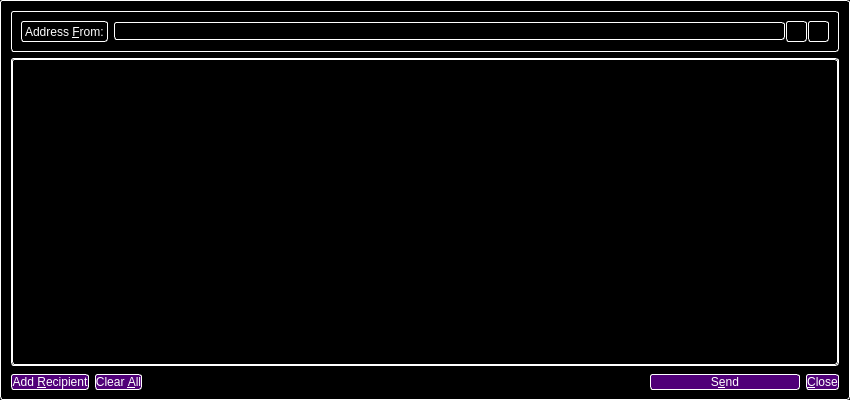
<?xml version="1.0" encoding="UTF-8"?>
<ui version="4.0">
 <class>SendMessagesDialog</class>
 <widget class="QDialog" name="SendMessagesDialog">
  <property name="geometry">
   <rect>
    <x>0</x>
    <y>0</y>
    <width>850</width>
    <height>400</height>
   </rect>
  </property>
  <property name="palette">
   <palette>
    <active>
     <colorrole role="WindowText">
      <brush brushstyle="SolidPattern">
       <color alpha="255">
        <red>255</red>
        <green>255</green>
        <blue>255</blue>
       </color>
      </brush>
     </colorrole>
     <colorrole role="Button">
      <brush brushstyle="SolidPattern">
       <color alpha="255">
        <red>0</red>
        <green>0</green>
        <blue>0</blue>
       </color>
      </brush>
     </colorrole>
     <colorrole role="Light">
      <brush brushstyle="SolidPattern">
       <color alpha="255">
        <red>0</red>
        <green>0</green>
        <blue>0</blue>
       </color>
      </brush>
     </colorrole>
     <colorrole role="Midlight">
      <brush brushstyle="SolidPattern">
       <color alpha="255">
        <red>0</red>
        <green>0</green>
        <blue>0</blue>
       </color>
      </brush>
     </colorrole>
     <colorrole role="Dark">
      <brush brushstyle="SolidPattern">
       <color alpha="255">
        <red>0</red>
        <green>0</green>
        <blue>0</blue>
       </color>
      </brush>
     </colorrole>
     <colorrole role="Mid">
      <brush brushstyle="SolidPattern">
       <color alpha="255">
        <red>0</red>
        <green>0</green>
        <blue>0</blue>
       </color>
      </brush>
     </colorrole>
     <colorrole role="Text">
      <brush brushstyle="SolidPattern">
       <color alpha="255">
        <red>255</red>
        <green>255</green>
        <blue>255</blue>
       </color>
      </brush>
     </colorrole>
     <colorrole role="BrightText">
      <brush brushstyle="SolidPattern">
       <color alpha="255">
        <red>255</red>
        <green>255</green>
        <blue>255</blue>
       </color>
      </brush>
     </colorrole>
     <colorrole role="ButtonText">
      <brush brushstyle="SolidPattern">
       <color alpha="255">
        <red>255</red>
        <green>255</green>
        <blue>255</blue>
       </color>
      </brush>
     </colorrole>
     <colorrole role="Base">
      <brush brushstyle="SolidPattern">
       <color alpha="255">
        <red>0</red>
        <green>0</green>
        <blue>0</blue>
       </color>
      </brush>
     </colorrole>
     <colorrole role="Window">
      <brush brushstyle="SolidPattern">
       <color alpha="255">
        <red>0</red>
        <green>0</green>
        <blue>0</blue>
       </color>
      </brush>
     </colorrole>
     <colorrole role="Shadow">
      <brush brushstyle="SolidPattern">
       <color alpha="255">
        <red>0</red>
        <green>0</green>
        <blue>0</blue>
       </color>
      </brush>
     </colorrole>
     <colorrole role="AlternateBase">
      <brush brushstyle="SolidPattern">
       <color alpha="255">
        <red>0</red>
        <green>0</green>
        <blue>0</blue>
       </color>
      </brush>
     </colorrole>
     <colorrole role="ToolTipBase">
      <brush brushstyle="SolidPattern">
       <color alpha="255">
        <red>255</red>
        <green>255</green>
        <blue>220</blue>
       </color>
      </brush>
     </colorrole>
     <colorrole role="ToolTipText">
      <brush brushstyle="SolidPattern">
       <color alpha="255">
        <red>0</red>
        <green>0</green>
        <blue>0</blue>
       </color>
      </brush>
     </colorrole>
    </active>
    <inactive>
     <colorrole role="WindowText">
      <brush brushstyle="SolidPattern">
       <color alpha="255">
        <red>255</red>
        <green>255</green>
        <blue>255</blue>
       </color>
      </brush>
     </colorrole>
     <colorrole role="Button">
      <brush brushstyle="SolidPattern">
       <color alpha="255">
        <red>0</red>
        <green>0</green>
        <blue>0</blue>
       </color>
      </brush>
     </colorrole>
     <colorrole role="Light">
      <brush brushstyle="SolidPattern">
       <color alpha="255">
        <red>0</red>
        <green>0</green>
        <blue>0</blue>
       </color>
      </brush>
     </colorrole>
     <colorrole role="Midlight">
      <brush brushstyle="SolidPattern">
       <color alpha="255">
        <red>0</red>
        <green>0</green>
        <blue>0</blue>
       </color>
      </brush>
     </colorrole>
     <colorrole role="Dark">
      <brush brushstyle="SolidPattern">
       <color alpha="255">
        <red>0</red>
        <green>0</green>
        <blue>0</blue>
       </color>
      </brush>
     </colorrole>
     <colorrole role="Mid">
      <brush brushstyle="SolidPattern">
       <color alpha="255">
        <red>0</red>
        <green>0</green>
        <blue>0</blue>
       </color>
      </brush>
     </colorrole>
     <colorrole role="Text">
      <brush brushstyle="SolidPattern">
       <color alpha="255">
        <red>255</red>
        <green>255</green>
        <blue>255</blue>
       </color>
      </brush>
     </colorrole>
     <colorrole role="BrightText">
      <brush brushstyle="SolidPattern">
       <color alpha="255">
        <red>255</red>
        <green>255</green>
        <blue>255</blue>
       </color>
      </brush>
     </colorrole>
     <colorrole role="ButtonText">
      <brush brushstyle="SolidPattern">
       <color alpha="255">
        <red>255</red>
        <green>255</green>
        <blue>255</blue>
       </color>
      </brush>
     </colorrole>
     <colorrole role="Base">
      <brush brushstyle="SolidPattern">
       <color alpha="255">
        <red>0</red>
        <green>0</green>
        <blue>0</blue>
       </color>
      </brush>
     </colorrole>
     <colorrole role="Window">
      <brush brushstyle="SolidPattern">
       <color alpha="255">
        <red>0</red>
        <green>0</green>
        <blue>0</blue>
       </color>
      </brush>
     </colorrole>
     <colorrole role="Shadow">
      <brush brushstyle="SolidPattern">
       <color alpha="255">
        <red>0</red>
        <green>0</green>
        <blue>0</blue>
       </color>
      </brush>
     </colorrole>
     <colorrole role="AlternateBase">
      <brush brushstyle="SolidPattern">
       <color alpha="255">
        <red>0</red>
        <green>0</green>
        <blue>0</blue>
       </color>
      </brush>
     </colorrole>
     <colorrole role="ToolTipBase">
      <brush brushstyle="SolidPattern">
       <color alpha="255">
        <red>255</red>
        <green>255</green>
        <blue>220</blue>
       </color>
      </brush>
     </colorrole>
     <colorrole role="ToolTipText">
      <brush brushstyle="SolidPattern">
       <color alpha="255">
        <red>0</red>
        <green>0</green>
        <blue>0</blue>
       </color>
      </brush>
     </colorrole>
    </inactive>
    <disabled>
     <colorrole role="WindowText">
      <brush brushstyle="SolidPattern">
       <color alpha="255">
        <red>255</red>
        <green>255</green>
        <blue>255</blue>
       </color>
      </brush>
     </colorrole>
     <colorrole role="Button">
      <brush brushstyle="SolidPattern">
       <color alpha="255">
        <red>0</red>
        <green>0</green>
        <blue>0</blue>
       </color>
      </brush>
     </colorrole>
     <colorrole role="Light">
      <brush brushstyle="SolidPattern">
       <color alpha="255">
        <red>0</red>
        <green>0</green>
        <blue>0</blue>
       </color>
      </brush>
     </colorrole>
     <colorrole role="Midlight">
      <brush brushstyle="SolidPattern">
       <color alpha="255">
        <red>0</red>
        <green>0</green>
        <blue>0</blue>
       </color>
      </brush>
     </colorrole>
     <colorrole role="Dark">
      <brush brushstyle="SolidPattern">
       <color alpha="255">
        <red>0</red>
        <green>0</green>
        <blue>0</blue>
       </color>
      </brush>
     </colorrole>
     <colorrole role="Mid">
      <brush brushstyle="SolidPattern">
       <color alpha="255">
        <red>0</red>
        <green>0</green>
        <blue>0</blue>
       </color>
      </brush>
     </colorrole>
     <colorrole role="Text">
      <brush brushstyle="SolidPattern">
       <color alpha="255">
        <red>255</red>
        <green>255</green>
        <blue>255</blue>
       </color>
      </brush>
     </colorrole>
     <colorrole role="BrightText">
      <brush brushstyle="SolidPattern">
       <color alpha="255">
        <red>255</red>
        <green>255</green>
        <blue>255</blue>
       </color>
      </brush>
     </colorrole>
     <colorrole role="ButtonText">
      <brush brushstyle="SolidPattern">
       <color alpha="255">
        <red>255</red>
        <green>255</green>
        <blue>255</blue>
       </color>
      </brush>
     </colorrole>
     <colorrole role="Base">
      <brush brushstyle="SolidPattern">
       <color alpha="255">
        <red>0</red>
        <green>0</green>
        <blue>0</blue>
       </color>
      </brush>
     </colorrole>
     <colorrole role="Window">
      <brush brushstyle="SolidPattern">
       <color alpha="255">
        <red>0</red>
        <green>0</green>
        <blue>0</blue>
       </color>
      </brush>
     </colorrole>
     <colorrole role="Shadow">
      <brush brushstyle="SolidPattern">
       <color alpha="255">
        <red>0</red>
        <green>0</green>
        <blue>0</blue>
       </color>
      </brush>
     </colorrole>
     <colorrole role="AlternateBase">
      <brush brushstyle="SolidPattern">
       <color alpha="255">
        <red>0</red>
        <green>0</green>
        <blue>0</blue>
       </color>
      </brush>
     </colorrole>
     <colorrole role="ToolTipBase">
      <brush brushstyle="SolidPattern">
       <color alpha="255">
        <red>255</red>
        <green>255</green>
        <blue>220</blue>
       </color>
      </brush>
     </colorrole>
     <colorrole role="ToolTipText">
      <brush brushstyle="SolidPattern">
       <color alpha="255">
        <red>0</red>
        <green>0</green>
        <blue>0</blue>
       </color>
      </brush>
     </colorrole>
    </disabled>
   </palette>
  </property>
  <property name="windowTitle">
   <string>Send Messages</string>
  </property>
  <property name="styleSheet">
   <string notr="true">background: rgb(0,0,0); color: rgb(255,255,255); border: 1px inset white; border-radius: 3px; margin: 0px;</string>
  </property>
  <layout class="QVBoxLayout" name="verticalLayout" stretch="0,1,0">
   <property name="bottomMargin">
    <number>8</number>
   </property>
   <item>
    <widget class="QFrame" name="frameAddressFrom">
     <property name="sizePolicy">
      <sizepolicy hsizetype="Expanding" vsizetype="Expanding">
       <horstretch>0</horstretch>
       <verstretch>0</verstretch>
      </sizepolicy>
     </property>
     <property name="maximumSize">
      <size>
       <width>16777215</width>
       <height>16777215</height>
      </size>
     </property>
     <property name="frameShape">
      <enum>QFrame::StyledPanel</enum>
     </property>
     <property name="frameShadow">
      <enum>QFrame::Sunken</enum>
     </property>
     <layout class="QHBoxLayout" name="horizontalLayout_3">
      <item>
       <widget class="QLabel" name="addressFromLabel">
        <property name="styleSheet">
         <string notr="true">color: #ffffff;</string>
        </property>
        <property name="text">
         <string>Address &amp;From:</string>
        </property>
        <property name="buddy">
         <cstring>addressFrom</cstring>
        </property>
       </widget>
      </item>
      <item>
       <layout class="QHBoxLayout" name="horizontalLayout_4">
        <property name="spacing">
         <number>1</number>
        </property>
        <item>
         <widget class="QValidatedLineEdit" name="addressFrom">
          <property name="styleSheet">
           <string notr="true">background: rgb(0,0,0); color: rgb(255,255,255); border: 1px inset white; border-radius: 3px; margin: 0px;</string>
          </property>
         </widget>
        </item>
        <item>
         <widget class="QToolButton" name="addressBookButton">
          <property name="toolTip">
           <string>Choose address from address book</string>
          </property>
          <property name="text">
           <string/>
          </property>
          <property name="icon">
           <iconset resource="../darksilk.qrc">
            <normaloff>:/icons/address-book</normaloff>:/icons/address-book</iconset>
          </property>
          <property name="shortcut">
           <string>Alt+A</string>
          </property>
         </widget>
        </item>
        <item>
         <widget class="QToolButton" name="pasteButton">
          <property name="toolTip">
           <string>Paste address from clipboard</string>
          </property>
          <property name="text">
           <string/>
          </property>
          <property name="icon">
           <iconset resource="../darksilk.qrc">
            <normaloff>:/icons/editpaste</normaloff>:/icons/editpaste</iconset>
          </property>
          <property name="shortcut">
           <string>Alt+P</string>
          </property>
         </widget>
        </item>
       </layout>
      </item>
     </layout>
    </widget>
   </item>
   <item>
    <widget class="QScrollArea" name="scrollArea">
     <property name="styleSheet">
      <string notr="true"> background: rgb(0,0,0); color: rgb(255,255,255); border: 1px inset white; border-radius: 3px; margin: 0px;</string>
     </property>
     <property name="widgetResizable">
      <bool>true</bool>
     </property>
     <widget class="QWidget" name="scrollAreaWidgetContents">
      <property name="geometry">
       <rect>
        <x>0</x>
        <y>0</y>
        <width>830</width>
        <height>304</height>
       </rect>
      </property>
      <layout class="QVBoxLayout" name="verticalLayout_2">
       <property name="margin">
        <number>0</number>
       </property>
       <item>
        <layout class="QVBoxLayout" name="entries">
         <property name="spacing">
          <number>6</number>
         </property>
        </layout>
       </item>
       <item>
        <spacer name="verticalSpacer">
         <property name="orientation">
          <enum>Qt::Vertical</enum>
         </property>
         <property name="sizeHint" stdset="0">
          <size>
           <width>20</width>
           <height>40</height>
          </size>
         </property>
        </spacer>
       </item>
      </layout>
     </widget>
    </widget>
   </item>
   <item>
    <layout class="QHBoxLayout" name="horizontalLayout">
     <item>
      <widget class="QPushButton" name="addButton">
       <property name="toolTip">
        <string>Send to multiple recipients at once</string>
       </property>
       <property name="styleSheet">
        <string notr="true">background-color: rgb(80, 0, 120);
color: rgb(255, 255, 255);</string>
       </property>
       <property name="text">
        <string>Add &amp;Recipient</string>
       </property>
       <property name="icon">
        <iconset resource="../darksilk.qrc">
         <normaloff>:/icons/add</normaloff>:/icons/add</iconset>
       </property>
       <property name="autoDefault">
        <bool>false</bool>
       </property>
      </widget>
     </item>
     <item>
      <widget class="QPushButton" name="clearButton">
       <property name="sizePolicy">
        <sizepolicy hsizetype="Minimum" vsizetype="Fixed">
         <horstretch>0</horstretch>
         <verstretch>0</verstretch>
        </sizepolicy>
       </property>
       <property name="toolTip">
        <string>Remove all transaction fields</string>
       </property>
       <property name="styleSheet">
        <string notr="true">background-color: rgb(80, 0, 120);
color: rgb(255, 255, 255);</string>
       </property>
       <property name="text">
        <string>Clear &amp;All</string>
       </property>
       <property name="icon">
        <iconset resource="../darksilk.qrc">
         <normaloff>:/icons/remove</normaloff>:/icons/remove</iconset>
       </property>
       <property name="autoRepeatDelay">
        <number>300</number>
       </property>
       <property name="autoDefault">
        <bool>false</bool>
       </property>
      </widget>
     </item>
     <item>
      <spacer name="horizontalSpacer">
       <property name="orientation">
        <enum>Qt::Horizontal</enum>
       </property>
       <property name="sizeHint" stdset="0">
        <size>
         <width>40</width>
         <height>20</height>
        </size>
       </property>
      </spacer>
     </item>
     <item>
      <widget class="QPushButton" name="sendButton">
       <property name="minimumSize">
        <size>
         <width>150</width>
         <height>0</height>
        </size>
       </property>
       <property name="toolTip">
        <string>Confirm the send action</string>
       </property>
       <property name="styleSheet">
        <string notr="true">background-color: rgb(80, 0, 120);
color: rgb(255, 255, 255);</string>
       </property>
       <property name="text">
        <string>S&amp;end</string>
       </property>
       <property name="icon">
        <iconset resource="../darksilk.qrc">
         <normaloff>:/icons/send</normaloff>:/icons/send</iconset>
       </property>
       <property name="default">
        <bool>true</bool>
       </property>
      </widget>
     </item>
     <item>
      <widget class="QPushButton" name="closeButton">
       <property name="styleSheet">
        <string notr="true">background-color: rgb(80, 0, 120);
color: rgb(255, 255, 255);</string>
       </property>
       <property name="text">
        <string>&amp;Close</string>
       </property>
       <property name="icon">
        <iconset resource="../darksilk.qrc">
         <normaloff>:/icons/quit</normaloff>:/icons/quit</iconset>
       </property>
      </widget>
     </item>
    </layout>
   </item>
  </layout>
 </widget>
 <customwidgets>
  <customwidget>
   <class>QValidatedLineEdit</class>
   <extends>QLineEdit</extends>
   <header>qvalidatedlineedit.h</header>
  </customwidget>
 </customwidgets>
 <resources>
  <include location="../darksilk.qrc"/>
 </resources>
 <connections/>
</ui>
